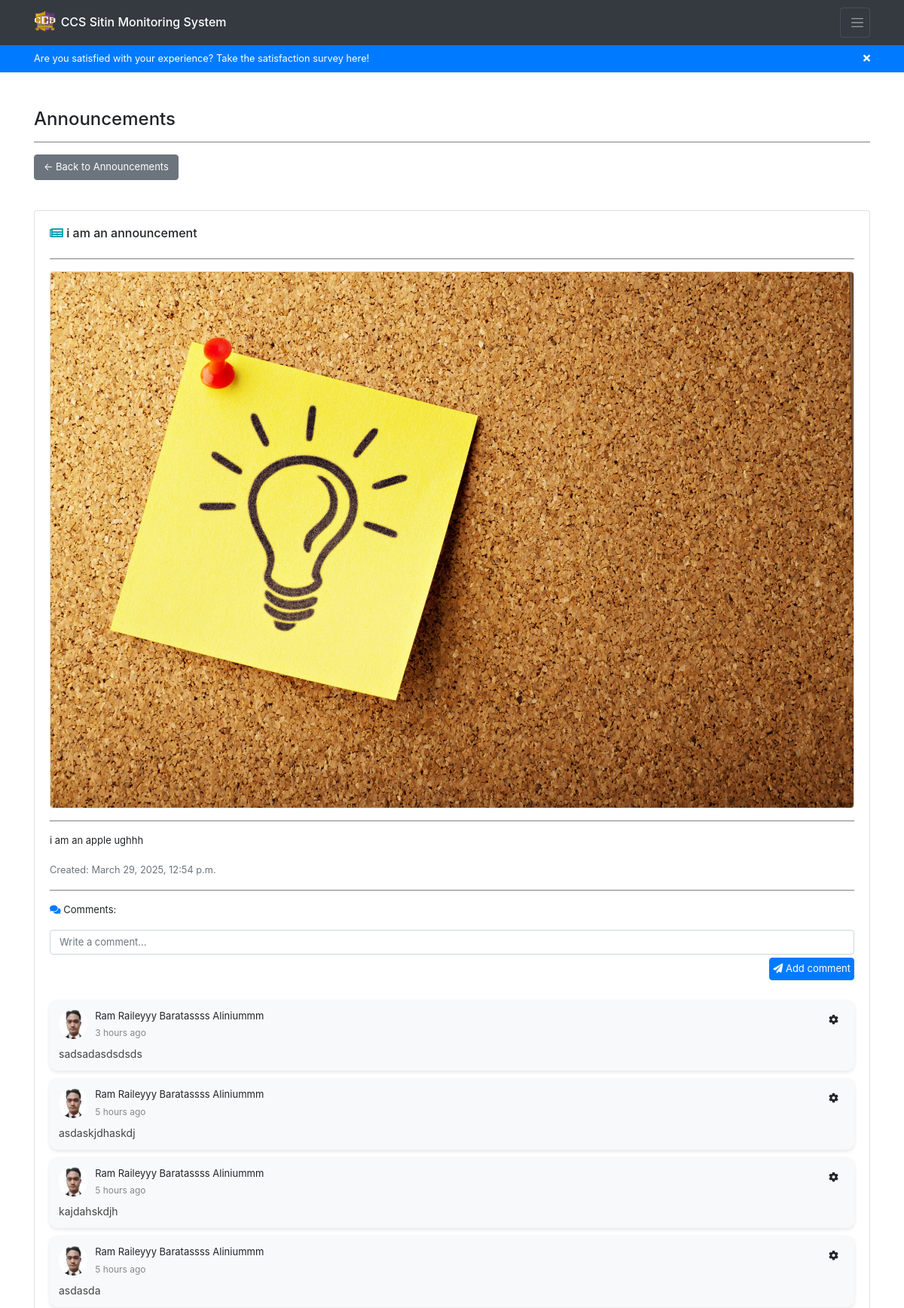
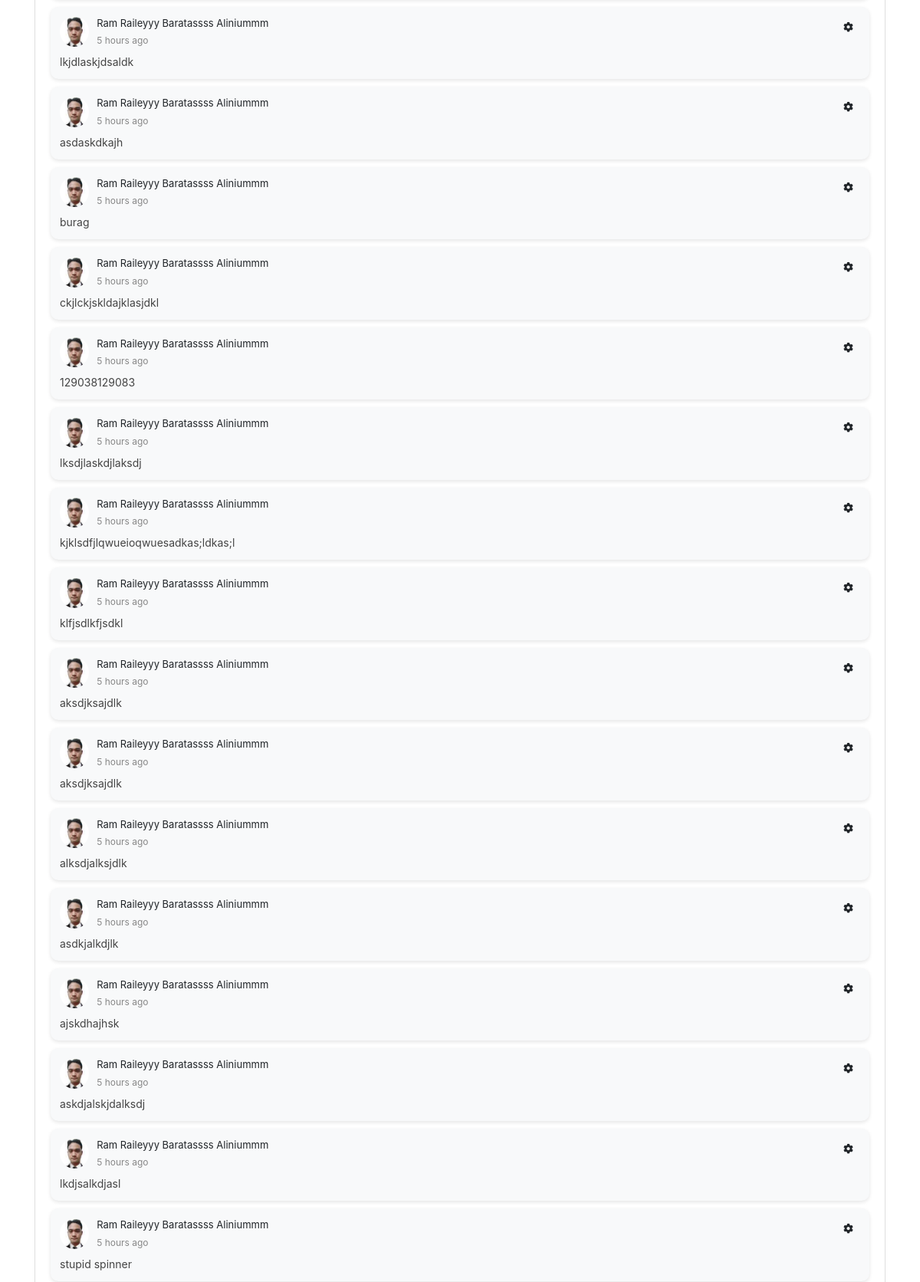
Screenshot of /announcements/6/ (signed in, upper part) with the database file from the repository (2 pictures, top to bottom).
### backend/models.py (models this page shows, shortened)
class Announcement(models.Model):
    title = models.CharField(max_length=255, blank=True, null=True)
    content = models.TextField(blank=True, null=True)
    image = models.ImageField(upload_to="announcements/", default="announcements/announcement.jpg", blank=True, null=True)
    date = models.DateTimeField(auto_now_add=True)
    updated_at = models.DateTimeField(auto_now=True)
    superuser = models.ForeignKey(User, on_delete=models.CASCADE, limit_choices_to={'is_superuser': True})

class AnnouncementComment(models.Model):
    comment = models.TextField(blank=True, null=True)
    date = models.DateTimeField(auto_now_add=True)
    updated_at = models.DateTimeField(auto_now=True)
    announcement = models.ForeignKey(Announcement, on_delete=models.CASCADE)
    user = models.ForeignKey(User, on_delete=models.CASCADE)

class Registration(models.Model):
    idno = models.IntegerField(primary_key=True)
    lastname = models.CharField(max_length=80, null=True, blank=True)
    firstname = models.CharField(max_length=80, null=True, blank=True)
    middlename = models.CharField(max_length=80, null=True, blank=True)
    course = models.CharField(max_length=80, choices=COURSE_CHOICES, null=True, blank=True)
    level = models.IntegerField(null=True, choices=LEVEL_CHOICES, blank=True)
    email = models.EmailField(max_length=80, null=True, blank=True)
    address = models.CharField(max_length=255, null=True, blank=True)
    sessions = models.IntegerField(default=30, null=True, blank=True)
    profilepicture_og = models.ImageField(upload_to="profiles/", default="profiles/default.jpg", blank=True, null=True)
    profilepicture_lg = models.ImageField(upload_to="profiles/", default="profiles/default_lg.jpg", blank=True, null=True)
    profilepicture_md = models.ImageField(upload_to="profiles/", default="profiles/default_md.jpg", blank=True, null=True)
    profilepicture_sm = models.ImageField(upload_to="profiles/", default="profiles/default_sm.jpg", blank=True, null=True)
    profiledescription = models.TextField(blank=True, null=True)
    username = models.OneToOneField(User, on_delete=models.CASCADE)

### backend/views.py (the view)
# urls.py: path('announcements/<int:announcement_id>/', views.announcement, name='user-announcement'),
@login_required
def announcement(request, announcement_id):
    if request.user.is_authenticated:
        announcement = get_object_or_404(Announcement, pk=announcement_id)
        comments = AnnouncementComment.objects.filter(
            announcement=announcement
        ).select_related(
            'user',  # Fetches the related User in the same query
            'user__registration'  # Fetches the related Registration in the same query
        ).order_by('-updated_at')
        paginator = Paginator(comments, 30)
        page_number = request.GET.get('page')
        page_obj = paginator.get_page(page_number)
        return render(request, 'backend/pages/announcement.html', context={ 'announcement': announcement, 'announcementcomments': page_obj })
    return redirect('/')

### backend/templatetags/custom_filters.py (called while the page is built)
@register.filter
def time_ago(value):
    now = datetime.now(timezone.utc)
    diff = now - value
    seconds = diff.total_seconds()
    if seconds < 60:
        return f"{int(seconds)} seconds ago"
    elif seconds < 3600:
        minutes = int(seconds / 60)
        return f"{minutes} minute{'s' if minutes != 1 else ''} ago"
    elif seconds < 86400:
        hours = int(seconds / 3600)
        return f"{hours} hour{'s' if hours != 1 else ''} ago"
    else:
        return value.strftime("%b %d, %Y")  # Fallback to date if > 1 day

### backend/templates/backend/pages/announcement.html (shortened to what this page needs)
{% extends 'backend/base.html' %}
{% load static %}
{% load custom_filters %}
{% block content %}
<div class="container mt-5">
    <h4>Announcements</h4>
    <hr>
    <button class="btn btn-secondary mb-3" onclick="window.location.href = '{% url "user-announcements" %}'">
        ← Back to Announcements
    </button>
    <div id="announcement-body" class="card mt-4 rounded-box">
        <div class="card-body">
            <div class="d-flex justify-content-between align-items-center">
                <h6><i class="fas fa-newspaper text-info"></i> {{ announcement.title }}</h6>
            </div>
            <hr>
            {% if announcement.image %}
            <div class="text-center card">
                <img src="{{ announcement.image.url }}" alt="Announcement Image" class="img-fluid rounded" style="object-fit: cover;">
            </div>
            <hr>
            {% endif %}
            <p>{{ announcement.content }}</p>
            <small class="text-muted">Created: {{ announcement.date }}</small>
            <hr>
            <p>
                <i class="fas fa-comments text-primary"></i> Comments:</p>
            <form id="comment-form">
                <div class="form-group">
                    <textarea class="form-control" placeholder="Write a comment..."
                        oninput="this.style.height = ''; this.style.height = this.scrollHeight + 'px'" rows="1"
                        style="resize: none;" required></textarea>
                    <button type="button"
                        data-announcement_id="{{ announcement.id }}"
                        onclick="PostComment(this, this.parentElement.parentElement)"
                        class="btn p-1 mt-1 btn-primary float-right"><i class="fas fa-paper-plane"></i> Add comment</button>
                </div>
            </form>
        {% if announcementcomments %}
            {% for comment in announcementcomments %}
            <div class="comment-card w-full">
                <div class="comment-header d-flex align-items-center">
                    <img src="{{ comment.user.registration.profilepicture_sm.url }}" alt="comment profile pic"
                        class="comment-pic">
                    <div class="d-flex justify-content-between w-100">
                        <div class="comment-user-info flex-grow-1">
                            <p class="mb-1">{{ comment.user.registration.firstname }} {{ comment.user.registration.middlename }} {{ comment.user.registration.lastname }}</p>
                            <span class="comment-date">{{ comment.date|time_ago }}</span>
                        </div>
                        <div class="dropdown ms-auto">
                            <button class="btn btn-light btn-sm" type="button" id="dropdownMenuButton"
                                data-toggle="dropdown" aria-haspopup="true" aria-expanded="false">
                                <i class="fas fa-cog"></i>
                            </button>
                        </div>
                    </div>
                </div>
                <div id="comment-text-{{ comment.id }}" class="comment-body">
                    <p>{% if comment.comment %}{{ comment.comment }}{% else %}N\A{% endif %}</p>
                </div>
            </div>
            {% endfor %}
        {% else %}
            <p class="text-muted"><i class="fas fa-info-circle"></i> No comments yet.</p>
        {% endif %}
        </div>
    </div>
</div>
{% endblock content %}

### backend/static/backend/css/styles.css (style rules this page uses)
* { box-sizing: border-box; padding: 0; margin: 0; }
p { font-size: small; }
button { font-size: small; }
.btn { font-size: small; }
form { display: flex; flex-direction: column; row-gap: 10px; }
hr { width: 100%; border: none; border-top: 1px solid gray; }
.comment-card { background: #f8f9fa; border-radius: 10px; padding: 12px; margin: 10px 0; display: flex; flex-direction: column; box-shadow: 0 2px 5px rgba(0, 0, 0, 0.1); }
.comment-header { display: flex; align-items: center; margin-bottom: 8px; }
.comment-pic { width: 40px; height: 40px; border-radius: 50%; object-fit: cover; margin-right: 10px; }
.comment-user-info { display: flex; flex-direction: column; }
.comment-date { font-size: 12px; color: #888; }
.comment-body p { font-size: 14px; margin: 0; color: #444; }
input[type="text"], input[type="email"], input[type="password"], input[type="number"], input[type="search"], input[type="tel"], input[type="url"], input[type="date"], input[type="datetime-local"], input[type="month"], input[type="week"], input[type="time"], textarea, select { font-size: small !important; }

### rows the page displays
Announcement: title "i am an announcement", image (picture), content "i am an apple ughhh", date "March 29, 2025, 12:54 p.m."
AnnouncementComment: user.registration.profilepicture_sm (picture), user.registration.firstname "Ram Raileyyy", user.registration.middlename "Baratassss", user.registration.lastname "Aliniummm", date "3 hours ago", comment "sadsadasdsdsds"
AnnouncementComment: user.registration.profilepicture_sm (picture), user.registration.firstname "Ram Raileyyy", user.registration.middlename "Baratassss", user.registration.lastname "Aliniummm", date "5 hours ago", comment "asdaskjdhaskdj"
AnnouncementComment: user.registration.profilepicture_sm (picture), user.registration.firstname "Ram Raileyyy", user.registration.middlename "Baratassss", user.registration.lastname "Aliniummm", date "5 hours ago", comment "kajdahskdjh"
AnnouncementComment: user.registration.profilepicture_sm (picture), user.registration.firstname "Ram Raileyyy", user.registration.middlename "Baratassss", user.registration.lastname "Aliniummm", date "5 hours ago", comment "asdasda"
AnnouncementComment: user.registration.profilepicture_sm (picture), user.registration.firstname "Ram Raileyyy", user.registration.middlename "Baratassss", user.registration.lastname "Aliniummm", date "5 hours ago", comment "lkjdlaskjdsaldk"
AnnouncementComment: user.registration.profilepicture_sm (picture), user.registration.firstname "Ram Raileyyy", user.registration.middlename "Baratassss", user.registration.lastname "Aliniummm", date "5 hours ago", comment "asdaskdkajh"
AnnouncementComment: user.registration.profilepicture_sm (picture), user.registration.firstname "Ram Raileyyy", user.registration.middlename "Baratassss", user.registration.lastname "Aliniummm", date "5 hours ago", comment "burag"
AnnouncementComment: user.registration.profilepicture_sm (picture), user.registration.firstname "Ram Raileyyy", user.registration.middlename "Baratassss", user.registration.lastname "Aliniummm", date "5 hours ago", comment "ckjlckjskldajklasjdkl"
AnnouncementComment: user.registration.profilepicture_sm (picture), user.registration.firstname "Ram Raileyyy", user.registration.middlename "Baratassss", user.registration.lastname "Aliniummm", date "5 hours ago", comment "129038129083"
AnnouncementComment: user.registration.profilepicture_sm (picture), user.registration.firstname "Ram Raileyyy", user.registration.middlename "Baratassss", user.registration.lastname "Aliniummm", date "5 hours ago", comment "lksdjlaskdjlaksdj"
AnnouncementComment: user.registration.profilepicture_sm (picture), user.registration.firstname "Ram Raileyyy", user.registration.middlename "Baratassss", user.registration.lastname "Aliniummm", date "5 hours ago", comment "kjklsdfjlqwueioqwuesadkas;ldkas;l"
AnnouncementComment: user.registration.profilepicture_sm (picture), user.registration.firstname "Ram Raileyyy", user.registration.middlename "Baratassss", user.registration.lastname "Aliniummm", date "5 hours ago", comment "klfjsdlkfjsdkl"
AnnouncementComment: user.registration.profilepicture_sm (picture), user.registration.firstname "Ram Raileyyy", user.registration.middlename "Baratassss", user.registration.lastname "Aliniummm", date "5 hours ago", comment "aksdjksajdlk"
AnnouncementComment: user.registration.profilepicture_sm (picture), user.registration.firstname "Ram Raileyyy", user.registration.middlename "Baratassss", user.registration.lastname "Aliniummm", date "5 hours ago", comment "aksdjksajdlk"
AnnouncementComment: user.registration.profilepicture_sm (picture), user.registration.firstname "Ram Raileyyy", user.registration.middlename "Baratassss", user.registration.lastname "Aliniummm", date "5 hours ago", comment "alksdjalksjdlk"
AnnouncementComment: user.registration.profilepicture_sm (picture), user.registration.firstname "Ram Raileyyy", user.registration.middlename "Baratassss", user.registration.lastname "Aliniummm", date "5 hours ago", comment "asdkjalkdjlk"
AnnouncementComment: user.registration.profilepicture_sm (picture), user.registration.firstname "Ram Raileyyy", user.registration.middlename "Baratassss", user.registration.lastname "Aliniummm", date "5 hours ago", comment "ajskdhajhsk"
AnnouncementComment: user.registration.profilepicture_sm (picture), user.registration.firstname "Ram Raileyyy", user.registration.middlename "Baratassss", user.registration.lastname "Aliniummm", date "5 hours ago", comment "askdjalskjdalksdj"
AnnouncementComment: user.registration.profilepicture_sm (picture), user.registration.firstname "Ram Raileyyy", user.registration.middlename "Baratassss", user.registration.lastname "Aliniummm", date "5 hours ago", comment "lkdjsalkdjasl"
AnnouncementComment: user.registration.profilepicture_sm (picture), user.registration.firstname "Ram Raileyyy", user.registration.middlename "Baratassss", user.registration.lastname "Aliniummm", date "5 hours ago", comment "stupid spinner"
